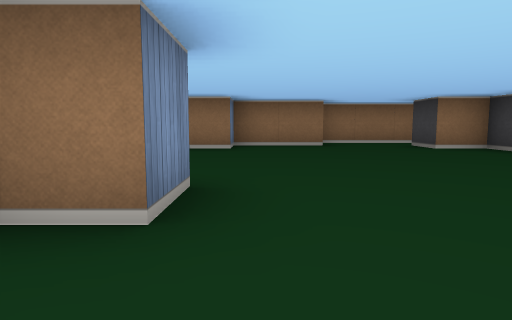
view 1 (above)

21 first-person views from a walk through a cub3D ray-caster map. The camera is about half as high as the walls, tilts 6° down and sees 75° across. The floor is counted in squares. Each view is taken from the middle of a square. On the plan, view 1 faces up. The plan holds only what a view shows up to about 9 squares ahead; the rest is blank.

view 2
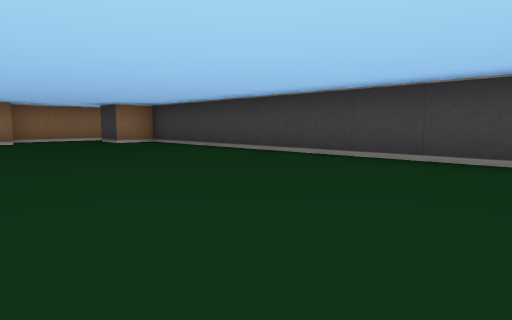

view 3
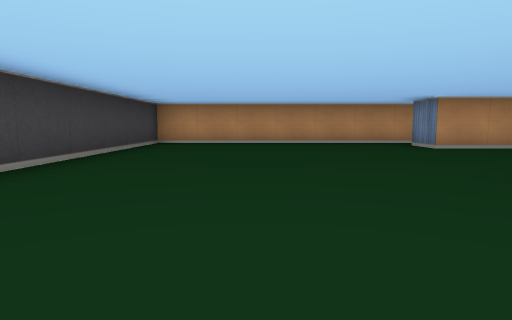

view 4
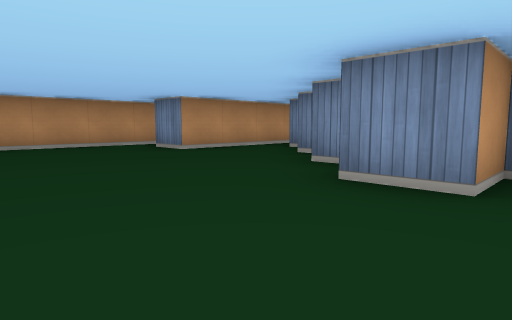

view 5
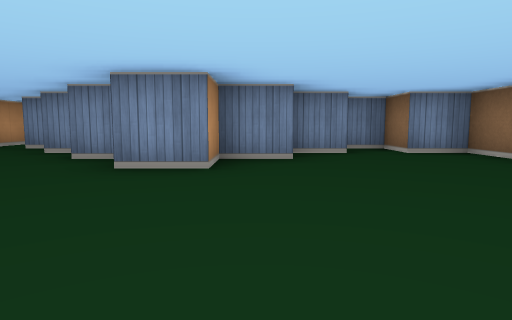

view 6
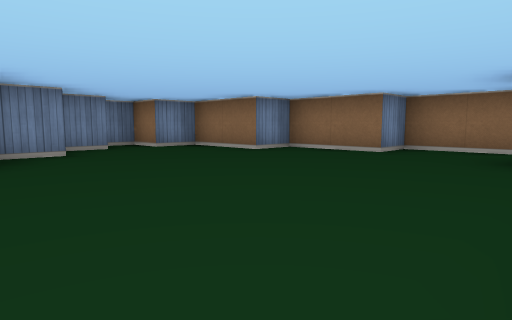

view 7
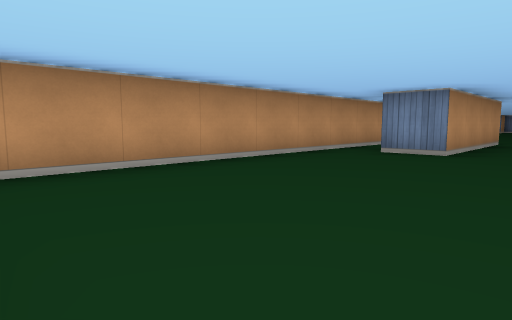

view 8
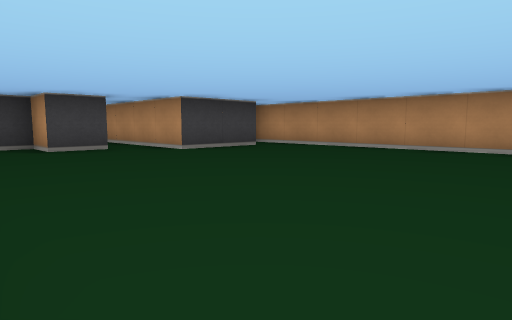

view 9
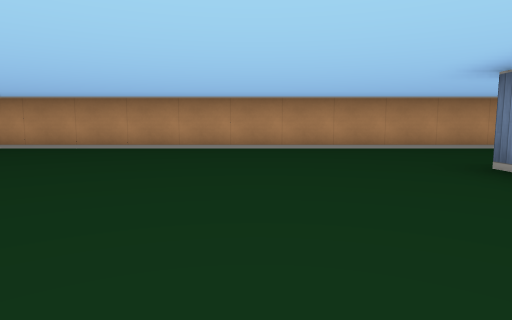

view 10
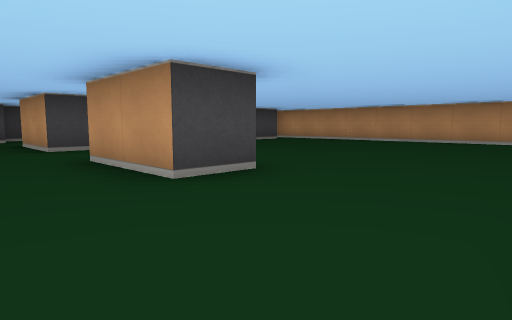

view 11
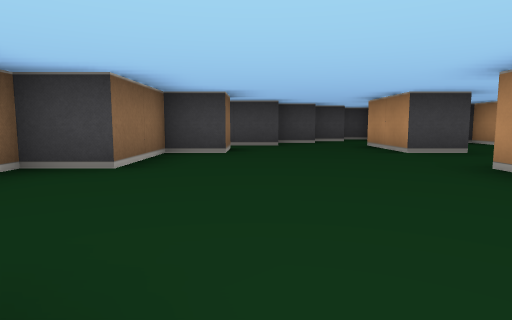

view 12
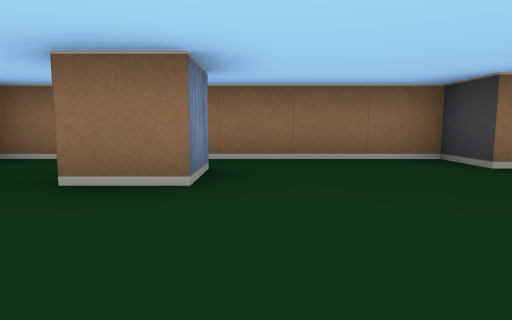

view 13
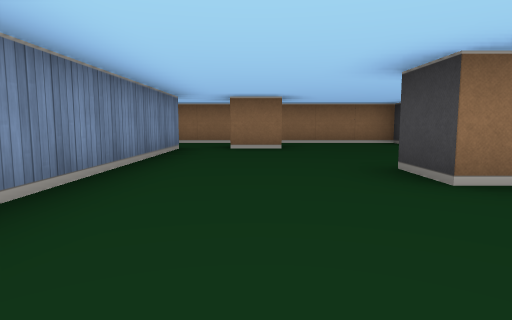

view 14
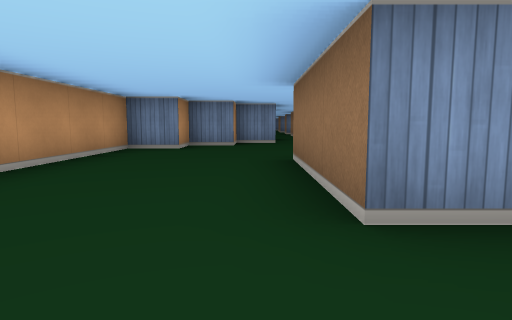

view 15
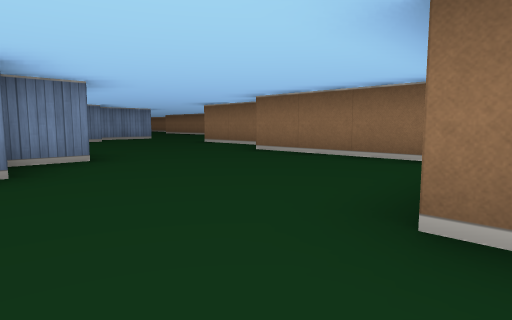

view 16
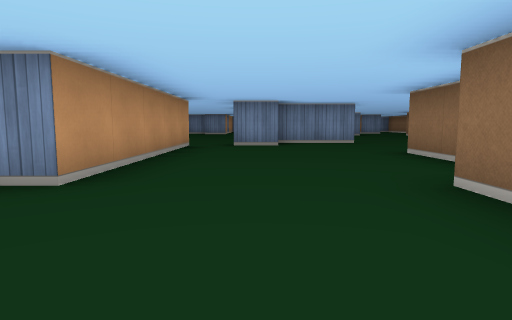

view 17
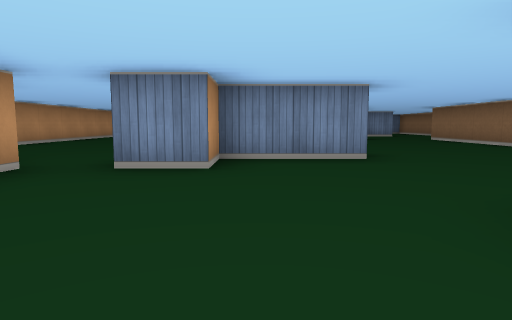

view 18
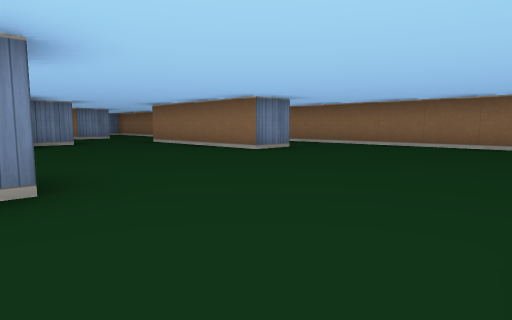

view 19
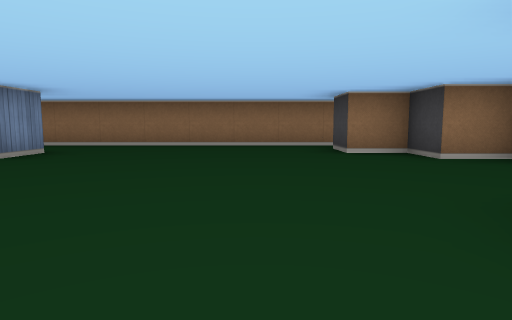

view 20
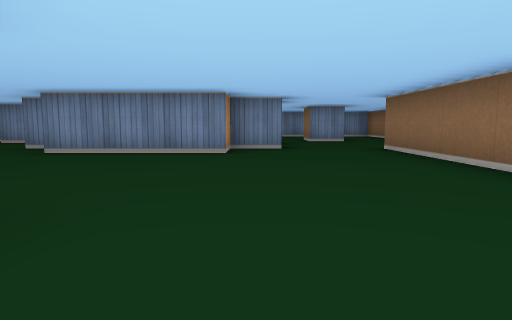

view 21
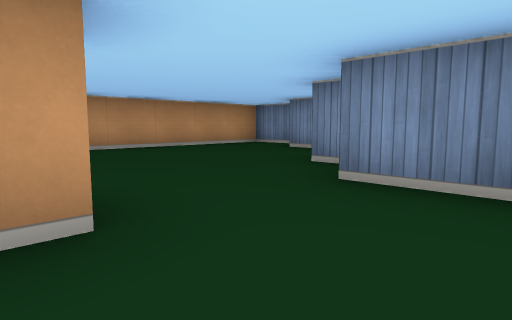

### Floor plan
Points are (right, up) in squares from view 1. A wall is a line through its corners. A room is listed if a view was taken in it or the views show most of it. See-through windows are left out.
Room 1 (views 1, 2, 3, 4, 5, 6, 7)
walls: (-1.5, 1.1) (-1.5, 0.5); (-1.5, 3.6) (-1.5, 2.5) (-0.5, 2.5) (-0.5, 1.5) (-1.2, 1.5); (-2.5, 0) (-2.5, -0.5); (-2.5, 4.6) (-2.5, 3.5); (-2.5, -2.5) (-1.5, -2.5) (-1.5, -3.5); (4, 8.5) (1.5, 8.5) (1.5, 7.5) (-0.5, 7.5) (-0.5, 6.5) (-2.5, 6.5) (-2.5, 5.5) (-3.5, 5.5) (-3.5, 4.8); (-3.8, -4.5) (4.5, -4.5) (4.5, 6.5) (3.5, 6.5) (3.5, 7.5)
ways out: opening at (-2, -2) to room 2
Room 2 (views 8, 9, 10, 11, 12, 13, 14, 15, 16, 17, 18, 19, 20, 21)
walls: (-17.4, 0.5) (-20.5, 0.5); (-21.5, 1.5) (-23.5, 1.5); (-13.5, -1.8) (-13.5, -2.5) (-16.5, -2.5); (-21.5, 5.5) (-22.5, 5.5) (-22.5, 6.5) (-23.5, 6.5) (-23.5, 7.5); (-13.5, 5.5) (-13.5, 0.9); (-25.5, -2.5) (-20.5, -2.5) (-20.5, -3.5) (-19.5, -3.5) (-19.5, -4.5) (-18.5, -4.5) (-18.5, -5.5) (-4.6, -5.5); (-10, 1.5) (-10.5, 1.5) (-10.5, 2.5) (-8.5, 2.5); (-26.5, 1.6) (-26.5, -0.5) (-25.5, -0.5) (-25.5, -1.5); (-11.5, 6.5) (-11.5, 5.5) (-12.5, 5.5); (-23.2, 8.5) (-27.4, 8.5); (-6.5, 1.4) (-6.5, 2.5) (-4.5, 2.5); (-29.6, -0.5) (-29.1, -0.5); (-28.5, 6.5) (-28.5, 5.5) (-31.5, 5.5); (-5.5, -4.5) (-5.5, -2.5) (-2.5, -2.5); (-4.5, -1.6) (-4.5, -0.5) (-3.5, -0.5) (-3.5, 0.1); (-5.5, 5.5) (-6.5, 5.5) (-6.5, 6.5) (-8.5, 6.5) (-8.5, 7.5) (-14.5, 7.5); (-4.5, 4.4) (-4.5, 5.6); (-32.5, -1) (-32.5, -1.5); (-3.5, 3.4) (-3.5, 4.5); (-32.5, 3.6) (-32.5, 2.5) (-31.5, 2.5) (-31.5, -0.5); (-34.5, -2.9) (-34.5, -3.5); (-35.5, -4.2) (-35.5, -5.5) (-29.6, -5.5)
ways out: opening at (-2, -2) to room 1; opening at (-30.5, 6)

Where each view was taken, in squares from view 1:
view 1: 0 up, 0 right, facing up
view 2: 2 down, 0 right, facing up-right
view 3: 4 up, 2 right, facing down
view 4: 3 up, 2 right, facing down-left
view 5: 3 up, 3 right, facing left
view 6: 2 up, 4 right, facing up-left
view 7: 1 down, 4 right, facing down-left
view 8: 1 up, 11 left, facing down-right
view 9: 1 up, 11 left, facing down
view 10: 4 up, 13 left, facing down-right
view 11: 5 up, 12 left, facing right
view 12: 3 up, 11 left, facing up
view 13: 1 down, 12 left, facing up
view 14: 3 down, 12 left, facing left
view 15: 4 down, 16 left, facing up-left
view 16: 1 down, 18 left, facing left
view 17: 0 up, 22 left, facing left
view 18: 1 up, 24 left, facing up-left
view 19: 1 up, 25 left, facing up
view 20: 3 up, 26 left, facing left
view 21: 1 up, 29 left, facing down-left
